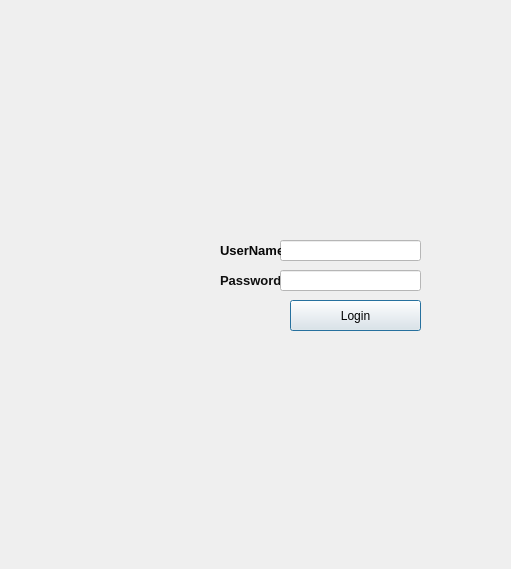
<?xml version="1.0" encoding="UTF-8"?>
<ui version="4.0">
 <class>LoginDialog</class>
 <widget class="QDialog" name="LoginDialog">
  <property name="geometry">
   <rect>
    <x>0</x>
    <y>0</y>
    <width>511</width>
    <height>569</height>
   </rect>
  </property>
  <property name="windowTitle">
   <string>Dialog</string>
  </property>
  <property name="styleSheet">
   <string notr="true">image: url(:/image/image/mim13.jpg);

</string>
  </property>
  <widget class="QLineEdit" name="txtUsername">
   <property name="geometry">
    <rect>
     <x>280</x>
     <y>240</y>
     <width>141</width>
     <height>21</height>
    </rect>
   </property>
   <property name="styleSheet">
    <string notr="true">background-color: rgb(255, 255, 255);
image: url(:/image/image/mim19.jpg);</string>
   </property>
  </widget>
  <widget class="QLineEdit" name="txtPassword">
   <property name="geometry">
    <rect>
     <x>280</x>
     <y>270</y>
     <width>141</width>
     <height>21</height>
    </rect>
   </property>
   <property name="styleSheet">
    <string notr="true">background-color: rgb(255, 255, 255);
image: url(:/image/image/mim21.jpg);</string>
   </property>
  </widget>
  <widget class="QLabel" name="label">
   <property name="geometry">
    <rect>
     <x>220</x>
     <y>240</y>
     <width>61</width>
     <height>21</height>
    </rect>
   </property>
   <property name="whatsThis">
    <string>&lt;!DOCTYPE HTML PUBLIC &quot;-//W3C//DTD HTML 4.0//EN&quot; &quot;http://www.w3.org/TR/REC-html40/strict.dtd&quot;&gt;
&lt;html&gt;&lt;head&gt;&lt;meta name=&quot;qrichtext&quot; content=&quot;1&quot; /&gt;&lt;meta charset=&quot;utf-8&quot; /&gt;&lt;style type=&quot;text/css&quot;&gt;
p, li { white-space: pre-wrap; }
hr { height: 1px; border-width: 0; }
li.unchecked::marker { content: &quot;\2610&quot;; }
li.checked::marker { content: &quot;\2612&quot;; }
&lt;/style&gt;&lt;/head&gt;&lt;body style=&quot; font-family:'Segoe UI'; font-size:9pt; font-weight:400; font-style:normal;&quot;&gt;
&lt;p style=&quot;-qt-paragraph-type:empty; margin-top:0px; margin-bottom:0px; margin-left:0px; margin-right:0px; -qt-block-indent:0; text-indent:0px;&quot;&gt;&lt;br /&gt;&lt;/p&gt;&lt;/body&gt;&lt;/html&gt;</string>
   </property>
   <property name="styleSheet">
    <string notr="true">image: url(:/image/image/mim14.jpg);</string>
   </property>
   <property name="text">
    <string>&lt;!DOCTYPE HTML PUBLIC &quot;-//W3C//DTD HTML 4.0//EN&quot; &quot;http://www.w3.org/TR/REC-html40/strict.dtd&quot;&gt;
&lt;html&gt;&lt;head&gt;&lt;meta name=&quot;qrichtext&quot; content=&quot;1&quot; /&gt;&lt;meta charset=&quot;utf-8&quot; /&gt;&lt;style type=&quot;text/css&quot;&gt;
p, li { white-space: pre-wrap; }
hr { height: 1px; border-width: 0; }
li.unchecked::marker { content: &quot;\2610&quot;; }
li.checked::marker { content: &quot;\2612&quot;; }
&lt;/style&gt;&lt;/head&gt;&lt;body style=&quot; font-family:'Segoe UI'; font-size:9pt; font-weight:400; font-style:normal;&quot;&gt;
&lt;p style=&quot; margin-top:12px; margin-bottom:12px; margin-left:0px; margin-right:0px; -qt-block-indent:0; text-indent:0px;&quot;&gt;&lt;span style=&quot; font-size:10pt; font-weight:700; color:#080808;&quot;&gt;UserName&lt;/span&gt;&lt;/p&gt;&lt;/body&gt;&lt;/html&gt;</string>
   </property>
  </widget>
  <widget class="QPushButton" name="btnLogin">
   <property name="geometry">
    <rect>
     <x>290</x>
     <y>300</y>
     <width>131</width>
     <height>31</height>
    </rect>
   </property>
   <property name="toolTip">
    <string>&lt;!DOCTYPE HTML PUBLIC &quot;-//W3C//DTD HTML 4.0//EN&quot; &quot;http://www.w3.org/TR/REC-html40/strict.dtd&quot;&gt;
&lt;html&gt;&lt;head&gt;&lt;meta name=&quot;qrichtext&quot; content=&quot;1&quot; /&gt;&lt;meta charset=&quot;utf-8&quot; /&gt;&lt;style type=&quot;text/css&quot;&gt;
p, li { white-space: pre-wrap; }
hr { height: 1px; border-width: 0; }
li.unchecked::marker { content: &quot;\2610&quot;; }
li.checked::marker { content: &quot;\2612&quot;; }
&lt;/style&gt;&lt;/head&gt;&lt;body style=&quot; font-family:'Segoe UI'; font-size:9pt; font-weight:400; font-style:normal;&quot;&gt;
&lt;p style=&quot;-qt-paragraph-type:empty; margin-top:0px; margin-bottom:0px; margin-left:0px; margin-right:0px; -qt-block-indent:0; text-indent:0px;&quot;&gt;&lt;br /&gt;&lt;/p&gt;&lt;/body&gt;&lt;/html&gt;</string>
   </property>
   <property name="whatsThis">
    <string>&lt;html&gt;&lt;head/&gt;&lt;body&gt;&lt;p&gt;&lt;span style=&quot; font-size:12pt; font-weight:700;&quot;&gt;LOGIN&lt;/span&gt;&lt;/p&gt;&lt;/body&gt;&lt;/html&gt;</string>
   </property>
   <property name="styleSheet">
    <string notr="true">font: 700 12pt &quot;Segoe UI&quot;;
image: url(:/image/image/mim14.jpg);
</string>
   </property>
   <property name="text">
    <string>Login</string>
   </property>
  </widget>
  <widget class="QLabel" name="label_2">
   <property name="geometry">
    <rect>
     <x>220</x>
     <y>270</y>
     <width>61</width>
     <height>21</height>
    </rect>
   </property>
   <property name="styleSheet">
    <string notr="true">
image: url(:/image/image/mim14.jpg);
</string>
   </property>
   <property name="text">
    <string>&lt;html&gt;&lt;head/&gt;&lt;body&gt;&lt;p&gt;&lt;span style=&quot; font-size:10pt; font-weight:700; color:#101010;&quot;&gt;Password&lt;/span&gt;&lt;/p&gt;&lt;/body&gt;&lt;/html&gt;</string>
   </property>
  </widget>
  <zorder>label_2</zorder>
  <zorder>txtUsername</zorder>
  <zorder>txtPassword</zorder>
  <zorder>label</zorder>
  <zorder>btnLogin</zorder>
 </widget>
 <resources/>
 <connections/>
</ui>
